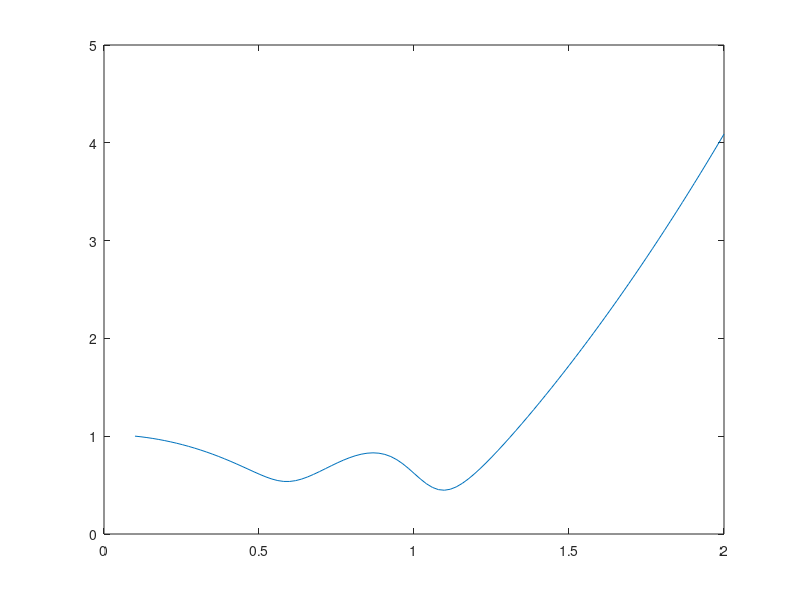

MATLAB code to generate this figure:
labmda=pi;
mu=pi;
tt=linspace(0.1,2,100);
t=tt-0.1i;
beta=(1-2*t.*t);
mu1=(1-t.*t).^(1/2);
mu2=(mu/(labmda+2*mu)-t.*t).^(1/2);
yt=beta.^2 + 4*mu1.*mu2.*t.*t;
yy=abs(yt);
plot(tt,yy);
